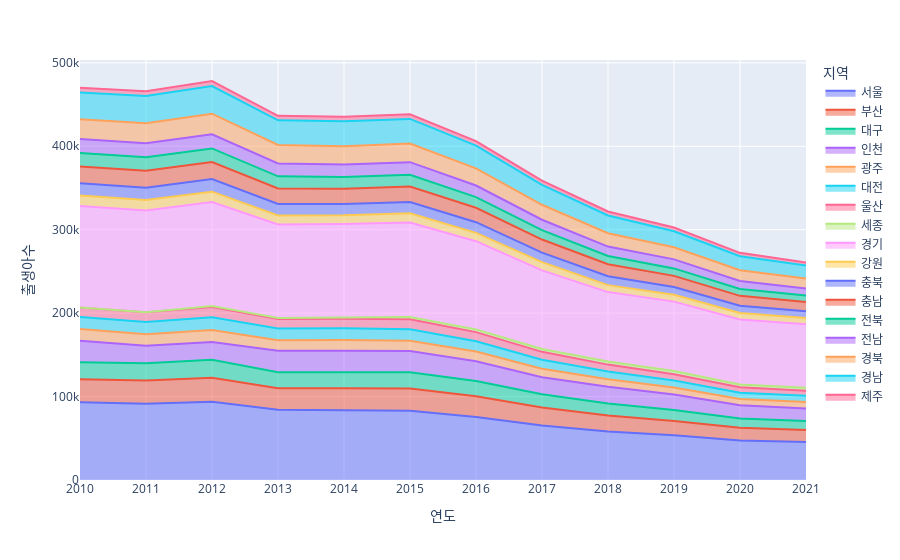

The code cell stored with this chart in its notebook:
### Markdown cell above
`-` 잘 변환되었는지 확인하기 위한 시각화

### Code cell
df2.assign(출생아수= list(map(lambda x: x*1000 if x<1000 else x, df2.출생아수)))\
.plot.area(x='연도',y='출생아수',color='지역',backend='plotly')

### Figure 1 — Plotly figure (JSON) as saved in the notebook; plotly's stock layout.template omitted (floating-point values rounded to 4 significant figures)
{"data": [{"fillpattern": {"shape": ""}, "hovertemplate": "지역=서울<br>연도=%{x}<br>출생아수=%{y}<extra></extra>", "legendgroup": "서울", "line": {"color": "#636efa"}, "marker": {"symbol": "circle"}, "mode": "lines", "name": "서울", "orientation": "v", "showlegend": true, "stackgroup": "1", "type": "scatter", "x": ["2010", "2011", "2012", "2013", "2014", "2015", "2016", "2017", "2018", "2019", "2020", "2021"], "xaxis": "x", "y": [93266, 91526, 93914, 84066, 83711, 83005, 75536, 65389, 58074, 53673, 47400, 45531], "yaxis": "y"}, {"fillpattern": {"shape": ""}, "hovertemplate": "지역=부산<br>연도=%{x}<br>출생아수=%{y}<extra></extra>", "legendgroup": "부산", "line": {"color": "#EF553B"}, "marker": {"symbol": "circle"}, "mode": "lines", "name": "부산", "orientation": "v", "showlegend": true, "stackgroup": "1", "type": "scatter", "x": ["2010", "2011", "2012", "2013", "2014", "2015", "2016", "2017", "2018", "2019", "2020", "2021"], "xaxis": "x", "y": [27415, 27759, 28673, 25831, 26190, 26645, 24906, 21480, 19152, 17049, 15100, 14446], "yaxis": "y"}, {"fillpattern": {"shape": ""}, "hovertemplate": "지역=대구<br>연도=%{x}<br>출생아수=%{y}<extra></extra>", "legendgroup": "대구", "line": {"color": "#00cc96"}, "marker": {"symbol": "circle"}, "mode": "lines", "name": "대구", "orientation": "v", "showlegend": true, "stackgroup": "1", "type": "scatter", "x": ["2010", "2011", "2012", "2013", "2014", "2015", "2016", "2017", "2018", "2019", "2020", "2021"], "xaxis": "x", "y": [20557, 20758, 21472, 19340, 19361, 19438, 18298, 15946, 14400, 13233, 11200, 10661], "yaxis": "y"}, {"fillpattern": {"shape": ""}, "hovertemplate": "지역=인천<br>연도=%{x}<br>출생아수=%{y}<extra></extra>", "legendgroup": "인천", "line": {"color": "#ab63fa"}, "marker": {"symbol": "circle"}, "mode": "lines", "name": "인천", "orientation": "v", "showlegend": true, "stackgroup": "1", "type": "scatter", "x": ["2010", "2011", "2012", "2013", "2014", "2015", "2016", "2017", "2018", "2019", "2020", "2021"], "xaxis": "x", "y": [25752, 20758, 21472, 25560, 25786, 25491, 23609, 20445, 20087, 18522, 16000, 14947], "yaxis": "y"}, {"fillpattern": {"shape": ""}, "hovertemplate": "지역=광주<br>연도=%{x}<br>출생아수=%{y}<extra></extra>", "legendgroup": "광주", "line": {"color": "#FFA15A"}, "marker": {"symbol": "circle"}, "mode": "lines", "name": "광주", "orientation": "v", "showlegend": true, "stackgroup": "1", "type": "scatter", "x": ["2010", "2011", "2012", "2013", "2014", "2015", "2016", "2017", "2018", "2019", "2020", "2021"], "xaxis": "x", "y": [13979, 13916, 14392, 12729, 12729, 12441, 11580, 10120, 9105, 8364, 7300, 7956], "yaxis": "y"}, {"fillpattern": {"shape": ""}, "hovertemplate": "지역=대전<br>연도=%{x}<br>출생아수=%{y}<extra></extra>", "legendgroup": "대전", "line": {"color": "#19d3f3"}, "marker": {"symbol": "circle"}, "mode": "lines", "name": "대전", "orientation": "v", "showlegend": true, "stackgroup": "1", "type": "scatter", "x": ["2010", "2011", "2012", "2013", "2014", "2015", "2016", "2017", "2018", "2019", "2020", "2021"], "xaxis": "x", "y": [14314, 14808, 15279, 14099, 13962, 13774, 12436, 10851, 9337, 8410, 7500, 7414], "yaxis": "y"}, {"fillpattern": {"shape": ""}, "hovertemplate": "지역=울산<br>연도=%{x}<br>출생아수=%{y}<extra></extra>", "legendgroup": "울산", "line": {"color": "#FF6692"}, "marker": {"symbol": "circle"}, "mode": "lines", "name": "울산", "orientation": "v", "showlegend": true, "stackgroup": "1", "type": "scatter", "x": ["2010", "2011", "2012", "2013", "2014", "2015", "2016", "2017", "2018", "2019", "2020", "2021"], "xaxis": "x", "y": [11432, 11542, 12160, 11330, 11556, 11732, 10910, 9381, 8149, 7539, 6600, 6127], "yaxis": "y"}, {"fillpattern": {"shape": ""}, "hovertemplate": "지역=세종<br>연도=%{x}<br>출생아수=%{y}<extra></extra>", "legendgroup": "세종", "line": {"color": "#B6E880"}, "marker": {"symbol": "circle"}, "mode": "lines", "name": "세종", "orientation": "v", "showlegend": true, "stackgroup": "1", "type": "scatter", "x": ["2010", "2011", "2012", "2013", "2014", "2015", "2016", "2017", "2018", "2019", "2020", "2021"], "xaxis": "x", "y": [null, null, 1054, 1111, 1344, 2708, 3297, 3504, 3703, 3819, 3500, 3570], "yaxis": "y"}, {"fillpattern": {"shape": ""}, "hovertemplate": "지역=경기<br>연도=%{x}<br>출생아수=%{y}<extra></extra>", "legendgroup": "경기", "line": {"color": "#FF97FF"}, "marker": {"symbol": "circle"}, "mode": "lines", "name": "경기", "orientation": "v", "showlegend": true, "stackgroup": "1", "type": "scatter", "x": ["2010", "2011", "2012", "2013", "2014", "2015", "2016", "2017", "2018", "2019", "2020", "2021"], "xaxis": "x", "y": [121753, 122027, 124746, 112129, 112169, 113495, 105643, 94088, 83198, 83198, 77800, 76139], "yaxis": "y"}, {"fillpattern": {"shape": ""}, "hovertemplate": "지역=강원<br>연도=%{x}<br>출생아수=%{y}<extra></extra>", "legendgroup": "강원", "line": {"color": "#FECB52"}, "marker": {"symbol": "circle"}, "mode": "lines", "name": "강원", "orientation": "v", "showlegend": true, "stackgroup": "1", "type": "scatter", "x": ["2010", "2011", "2012", "2013", "2014", "2015", "2016", "2017", "2018", "2019", "2020", "2021"], "xaxis": "x", "y": [12477, 12408, 12426, 10980, 10662, 10929, 10058, 9958, 8351, 8283, 7800, 7357], "yaxis": "y"}, {"fillpattern": {"shape": ""}, "hovertemplate": "지역=충북<br>연도=%{x}<br>출생아수=%{y}<extra></extra>", "legendgroup": "충북", "line": {"color": "#636efa"}, "marker": {"symbol": "circle"}, "mode": "lines", "name": "충북", "orientation": "v", "showlegend": true, "stackgroup": "1", "type": "scatter", "x": ["2010", "2011", "2012", "2013", "2014", "2015", "2016", "2017", "2018", "2019", "2020", "2021"], "xaxis": "x", "y": [14670, 14804, 15139, 13658, 13366, 13563, 12742, 11394, 10586, 9333, 8600, 8190], "yaxis": "y"}, {"fillpattern": {"shape": ""}, "hovertemplate": "지역=충남<br>연도=%{x}<br>출생아수=%{y}<extra></extra>", "legendgroup": "충남", "line": {"color": "#EF553B"}, "marker": {"symbol": "circle"}, "mode": "lines", "name": "충남", "orientation": "v", "showlegend": true, "stackgroup": "1", "type": "scatter", "x": ["2010", "2011", "2012", "2013", "2014", "2015", "2016", "2017", "2018", "2019", "2020", "2021"], "xaxis": "x", "y": [20242, 20398, 20448, 18628, 18200, 18604, 17302, 15670, 14380, 13228, 11900, 10984], "yaxis": "y"}, {"fillpattern": {"shape": ""}, "hovertemplate": "지역=전북<br>연도=%{x}<br>출생아수=%{y}<extra></extra>", "legendgroup": "전북", "line": {"color": "#00cc96"}, "marker": {"symbol": "circle"}, "mode": "lines", "name": "전북", "orientation": "v", "showlegend": true, "stackgroup": "1", "type": "scatter", "x": ["2010", "2011", "2012", "2013", "2014", "2015", "2016", "2017", "2018", "2019", "2020", "2021"], "xaxis": "x", "y": [16100, 16175, 16238, 14555, 14231, 14087, 12698, 11348, 10001, 8971, 8200, 7745], "yaxis": "y"}, {"fillpattern": {"shape": ""}, "hovertemplate": "지역=전남<br>연도=%{x}<br>출생아수=%{y}<extra></extra>", "legendgroup": "전남", "line": {"color": "#ab63fa"}, "marker": {"symbol": "circle"}, "mode": "lines", "name": "전남", "orientation": "v", "showlegend": true, "stackgroup": "1", "type": "scatter", "x": ["2010", "2011", "2012", "2013", "2014", "2015", "2016", "2017", "2018", "2019", "2020", "2021"], "xaxis": "x", "y": [16654, 16612, 16990, 15401, 14817, 15061, 13980, 12354, 11238, 10832, 9700, 8430], "yaxis": "y"}, {"fillpattern": {"shape": ""}, "hovertemplate": "지역=경북<br>연도=%{x}<br>출생아수=%{y}<extra></extra>", "legendgroup": "경북", "line": {"color": "#FFA15A"}, "marker": {"symbol": "circle"}, "mode": "lines", "name": "경북", "orientation": "v", "showlegend": true, "stackgroup": "1", "type": "scatter", "x": ["2010", "2011", "2012", "2013", "2014", "2015", "2016", "2017", "2018", "2019", "2020", "2021"], "xaxis": "x", "y": [23700, 24250, 24635, 22206, 22062, 22310, 20616, 17957, 16079, 14472, 12900, 12045], "yaxis": "y"}, {"fillpattern": {"shape": ""}, "hovertemplate": "지역=경남<br>연도=%{x}<br>출생아수=%{y}<extra></extra>", "legendgroup": "경남", "line": {"color": "#19d3f3"}, "marker": {"symbol": "circle"}, "mode": "lines", "name": "경남", "orientation": "v", "showlegend": true, "stackgroup": "1", "type": "scatter", "x": ["2010", "2011", "2012", "2013", "2014", "2015", "2016", "2017", "2018", "2019", "2020", "2021"], "xaxis": "x", "y": [32203, 32536, 33211, 29504, 29763, 29537, 27138, 23849, 21224, 19250, 16800, 15562], "yaxis": "y"}, {"fillpattern": {"shape": ""}, "hovertemplate": "지역=제주<br>연도=%{x}<br>출생아수=%{y}<extra></extra>", "legendgroup": "제주", "line": {"color": "#FF6692"}, "marker": {"symbol": "circle"}, "mode": "lines", "name": "제주", "orientation": "v", "showlegend": true, "stackgroup": "1", "type": "scatter", "x": ["2010", "2011", "2012", "2013", "2014", "2015", "2016", "2017", "2018", "2019", "2020", "2021"], "xaxis": "x", "y": [5657, 5628, 5992, 5328, 5526, 5600, 5494, 5037, 4781, 4500, 4000, 3728], "yaxis": "y"}], "layout": {"autosize": true, "legend": {"title": {"text": "지역"}, "tracegroupgap": 0}, "margin": {"t": 60}, "xaxis": {"anchor": "y", "autorange": true, "domain": [0, 1], "range": [0, 11], "title": {"text": "연도"}, "type": "category"}, "yaxis": {"anchor": "x", "autorange": true, "domain": [0, 1], "range": [0, 503400.0], "title": {"text": "출생아수"}, "type": "linear"}}}
